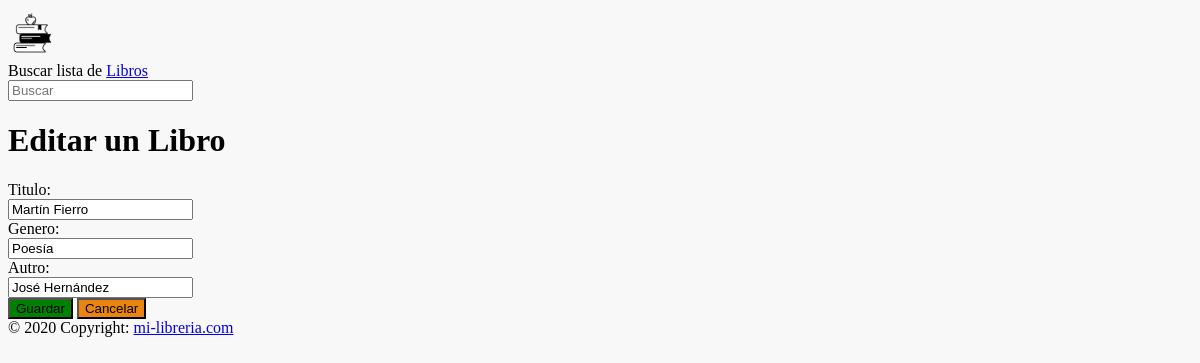
Page /libros/4/editar/ on the committed database.
### database_setup.py (models this page shows, shortened)
class Libro(Base):
    __tablename__ = 'libro'
    id = Column(Integer, primary_key=True)
    titulo = Column(String(250), nullable=False)
    autor = Column(String(250), nullable=False)
    genero = Column(String(250))

### app.py (the view)
@app.route("/libros/<int:libro_id>/editar/", methods=['GET', 'POST'])
def editarLibro(libro_id):
    libroEditado = session.query(Libro).filter_by(id=libro_id).one()
    if request.method == 'POST':
        if request.form['nombre'] and request.form['genero'] and request.form['autor']:
            libroEditado.titulo = request.form['nombre']
            libroEditado.genero = request.form['genero']
            libroEditado.autor = request.form['autor']
            return redirect(url_for('mostrarLibros'))
    else:
        return render_template('editarLibro.html', libro=libroEditado)

### templates/editarLibro.html (shortened to what this page needs)
{% extends "template.html" %}
{% block contenido %}
<div class="uk-container uk-flex-center uk-align-center">
    <h1 class="uk-text-center uk-margin-medium">Editar un Libro</h1>
    <form action="{{ url_for('editarLibro',libro_id = libro.id)}}" method="post" class="uk-form-horizontal uk-margin-large uk-background-muted uk-background-cover">
        <div class="form-group ">
            <div class="uk-margin">
                <label class="uk-form-label" for="nombre">Titulo:</label>
                <div class="uk-form-controls">
                    <input type="text" class="form-control uk-input" name="nombre" value="{{libro.titulo }}">
                </div>
            </div>
            <div class="uk-margin-medium">
                <label  class="uk-form-label" for="genero">Genero:</label>
                <div class="uk-form-controls">
                    <input type="text" class="form-control uk-input" name="genero" value="{{libro.genero }}">
                </div>
            </div>
            <div class="uk-margin-medium">
                <label class="uk-form-label"  for="autor">Autro:</label>
                <div class="uk-form-controls">
                    <input type="text" class="form-control uk-input" name="autor" value="{{libro.autor }}">
                </div>
            </div>
            <div class="uk-width-expand uk-margin-large-top uk-margin-xlarge-left">
                <button class="verde uk-width-1-3 uk-padding-small uk-border-rounded uk-margin-large-left" type="submit"> Guardar</button>
                <a href='{{ url_for("mostrarLibros") }}'><button class="naranja uk-width-1-3 uk-padding-small uk-border-rounded uk-margin-large-left">Cancelar</button></a>
            </div>
        </div>
    </form>
{% endblock %}

### static/css/style.css (style rules this page uses)
body { background-color:#f8f8f8; }
.naranja { background-color: #EA8411; }
.verde { background-color: green; }

### rows in the picture
Libro: nombre "Martín Fierro", genero "Poesía", autor "José Hernández"
